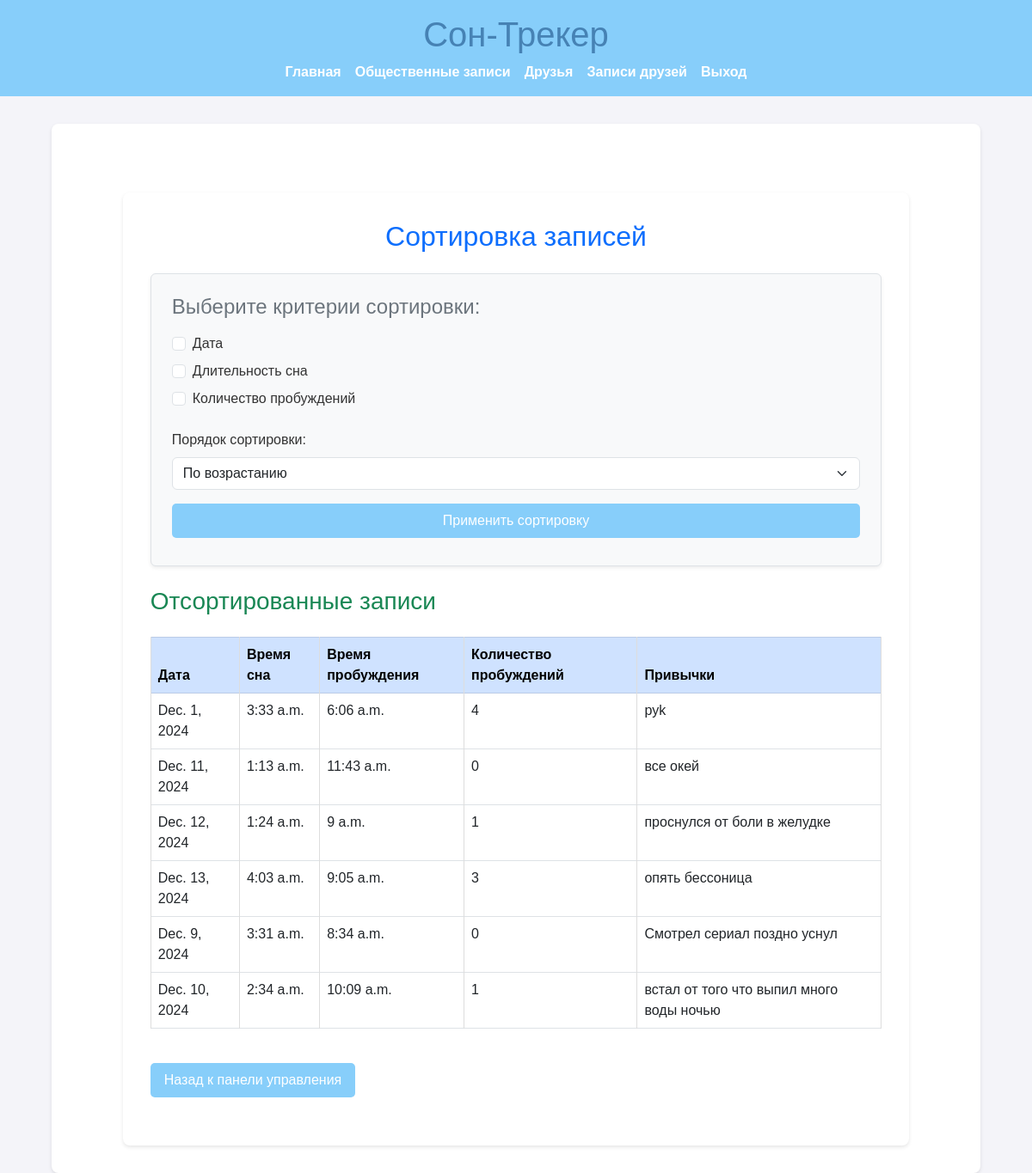
The page /sort/ (signed in) on the database its author committed.
### sleep/models.py (models this page shows, shortened)
class SleepRecord(models.Model):
    visibility_choices = [
        ('private', 'Только я'),
        ('friends', 'Друзья'),
        ('public', 'Все'),
    ]
    profile = models.ForeignKey(UserProfile, on_delete=models.CASCADE)
    date = models.DateField()
    sleep_time = models.TimeField()
    wake_time = models.TimeField()
    wake_ups = models.IntegerField()
    habits = models.TextField(null=True, blank=True)
    visibility = models.CharField(
        max_length=10,
        choices=visibility_choices,
        default='private'
    )

### sleep/views.py (the view, shortened to what this page needs)
# urls.py: path('sort/', views.sort_sleep_records, name='sort_records'),
@login_required
def sort_sleep_records(request):
    sort_fields = request.GET.getlist('sort_by')  # Критерии сортировки
    sort_order = request.GET.get('order', 'asc')  # Порядок сортировки (asc или desc)
    records = SleepRecord.objects.filter(profile__user=request.user)
    if 'duration' in sort_fields:
        records = list(records)  # Преобразуем QuerySet в список для сортировки
        records.sort(
            key=lambda r: r.sleep_duration().total_seconds(),
            reverse=(sort_order == 'desc')
        )
    return render(request, 'sort_records.html', {
        'records': records,
        'sort_fields': sort_fields,
        'sort_order': sort_order,
    })

### sleep/templates/sort_records.html (shortened to what this page needs)
{% extends 'base.html' %}
{% block content %}
<div class="container mt-5">
    <h2 class="mb-4 text-primary text-center">Сортировка записей</h2>
    <form method="get" class="mb-4 p-4 bg-light border rounded shadow-sm">
        <h4 class="mb-3 text-secondary">Выберите критерии сортировки:</h4>
        <div class="form-check mb-2">
            <input type="checkbox" class="form-check-input" id="sort_by_date" name="sort_by" value="date" {% if 'date' in sort_fields %}checked{% endif %}>
            <label class="form-check-label" for="sort_by_date">Дата</label>
        </div>
        <div class="form-check mb-2">
            <input type="checkbox" class="form-check-input" id="sort_by_duration" name="sort_by" value="duration" {% if 'duration' in sort_fields %}checked{% endif %}>
            <label class="form-check-label" for="sort_by_duration">Длительность сна</label>
        </div>
        <div class="form-check mb-2">
            <input type="checkbox" class="form-check-input" id="sort_by_wake_ups" name="sort_by" value="wake_ups" {% if 'wake_ups' in sort_fields %}checked{% endif %}>
            <label class="form-check-label" for="sort_by_wake_ups">Количество пробуждений</label>
        </div>
        <div class="mt-4">
            <label for="order" class="form-label">Порядок сортировки:</label>
            <select class="form-select" id="order" name="order">
                <option value="asc" {% if sort_order == 'asc' %}selected{% endif %}>По возрастанию</option>
            </select>
        </div>
        <button type="submit" class="btn btn-primary w-100 mt-3">Применить сортировку</button>
    </form>
    <h3 class="text-success mt-4">Отсортированные записи</h3>
    <div class="table-responsive">
        <table class="table table-bordered mt-3">
            <thead class="table-primary">
                <tr>
                    <th>Дата</th>
                    <th>Время сна</th>
                    <th>Время пробуждения</th>
                    <th>Количество пробуждений</th>
                    <th>Привычки</th>
                </tr>
            </thead>
            <tbody>
                {% for record in records %}
                <tr>
                    <td>{{ record.date }}</td>
                    <td>{{ record.sleep_time }}</td>
                    <td>{{ record.wake_time }}</td>
                    <td>{{ record.wake_ups }}</td>
                    <td>{{ record.habits }}</td>
                </tr>
                {% endfor %}
            </tbody>
        </table>
    </div>
    <p class="mt-3">
        <a href="{% url 'dashboard' %}" class="btn btn-secondary">Назад к панели управления</a>
    </p>
</div>
{% endblock %}

### sleep/templates/base.html (style rules this page uses)
body { font-family: Arial, sans-serif; margin: 0; padding: 0; background-color: #f4f4f9; color: #333; }
.container { width: 90%; max-width: 1200px; margin: 0 auto; background: white; padding: 2rem; border-radius: 8px; box-shadow: 0 2px 4px rgba(0, 0, 0, 0.1); }
h1, h2, h3 { margin-top: 0; color: #4682B4; }
a { text-decoration: none; color: #4682B4; }
table { width: 100%; border-collapse: collapse; margin: 1rem 0; }
table th, table td { border: 1px solid #ddd; padding: 0.8rem; text-align: left; }
table th { background-color: #87CEFA; color: white; }
table tr:nth-child(even) { background-color: #f2f2f2; }
.btn { display: inline-block; margin: 0.5rem 0; padding: 0.5rem 1rem; background-color: #87CEFA; color: white; border: none; border-radius: 5px; cursor: pointer; text-align: center; }

### rows shown on the page
SleepRecord: date "Dec. 1, 2024", sleep_time "3:33 a.m.", wake_time "6:06 a.m.", wake_ups "4", habits "pyk"
SleepRecord: date "Dec. 11, 2024", sleep_time "1:13 a.m.", wake_time "11:43 a.m.", wake_ups "0", habits "все окей"
SleepRecord: date "Dec. 12, 2024", sleep_time "1:24 a.m.", wake_time "9 a.m.", wake_ups "1", habits "проснулся от боли в желудке"
SleepRecord: date "Dec. 13, 2024", sleep_time "4:03 a.m.", wake_time "9:05 a.m.", wake_ups "3", habits "опять бессоница"
SleepRecord: date "Dec. 9, 2024", sleep_time "3:31 a.m.", wake_time "8:34 a.m.", wake_ups "0", habits "Смотрел сериал поздно уснул"
SleepRecord: date "Dec. 10, 2024", sleep_time "2:34 a.m.", wake_time "10:09 a.m.", wake_ups "1", habits "встал от того что выпил много воды ночью"
